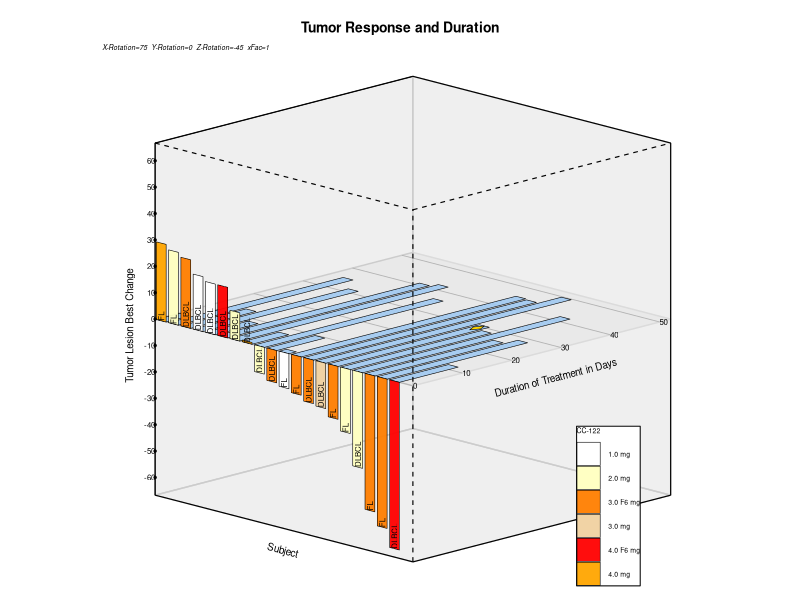
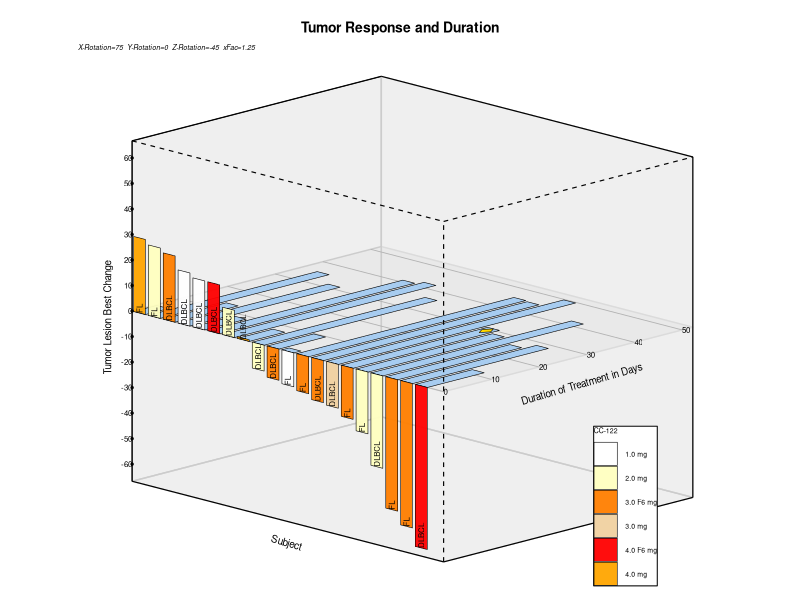
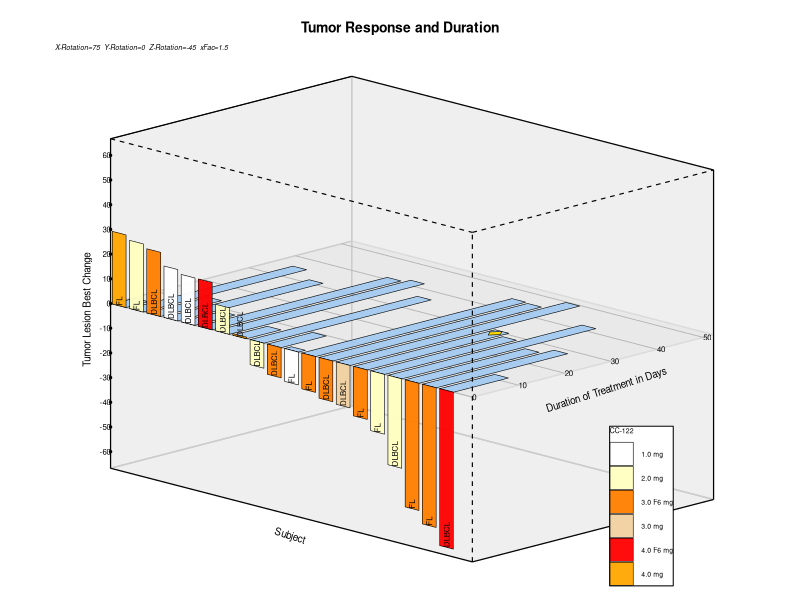

Reproduce these figures in R, in order.
out <- Sys.getenv("OUT_DIR")
if (out == "" || is.na(out)) out <- getwd()
if (!dir.exists(out)) dir.create(out, recursive = TRUE)

library(dplyr)
library(tidyr)
library(ggplot2)

# ---- SAS RANUNI emulation (Fishman-Moore, modulus 2^31-1, multiplier 397204094) ----
mod_mult <- function(a, b, m) {
  # modular multiplication without overflow (a,b < m < 2^31)
  res <- 0
  a <- a %% m
  while (b > 0) {
    if (b %% 2 == 1) res <- (res + a) %% m
    a <- (a * 2) %% m
    b <- floor(b / 2)
  }
  res
}
sas_ranuni_stream <- function(seed0, n) {
  mod <- 2147483647
  mult <- 397204094
  seed <- seed0
  vals <- numeric(n)
  for (i in seq_len(n)) {
    seed <- mod_mult(seed, mult, mod)
    vals[i] <- seed / mod
  }
  vals
}

# ---- Generate tumor data exactly as SAS data step ----
# SAS code:
# do i=1 to 20;
#   Response=100*(ranuni(3)-0.7);
#   Duration=50*ranuni(3);
#   Dropped=.;
#   if ranuni(3) > 0.8 then Dropped=duration-5;
#   Drug=floor(6*ranuni(3));
#   if ranuni(3) > 0.7 then Code='FL'; else Code='DLBCL';
#   codeloc=ifn(response > 0, 0, response);
#   baseline=20+180*(ranuni(2));
#   output;
# end;

n_subj <- 20
u3 <- sas_ranuni_stream(3, n_subj * 5)  # 5 calls per iteration to seed 3
u2 <- sas_ranuni_stream(2, n_subj)      # 1 call per iteration to seed 2

tumor <- tibble(i = 1:n_subj)
# map u3 sequentially: for each i, indices 5*(i-1)+1 .. 5*i
idx <- function(i, k) (i - 1) * 5 + k
tumor <- tumor %>%
  mutate(
    Response = 100 * (u3[idx(i, 1)] - 0.7),
    Duration = 50 * u3[idx(i, 2)],
    Dropped = ifelse(u3[idx(i, 3)] > 0.8, Duration - 5, NA_real_),
    Drug = floor(6 * u3[idx(i, 4)]),
    Code = ifelse(u3[idx(i, 5)] > 0.7, "FL", "DLBCL"),
    codeloc = ifelse(Response > 0, 0, Response),
    baseline = 20 + 180 * u2[i]
  )

# format Drug res. 0='1.0 mg' ... 5='4.0 F6 mg'
drug_labels <- c("1.0 mg","2.0 mg","3.0 mg","4.0 mg","3.0 F6 mg","4.0 F6 mg")
tumor <- tumor %>%
  mutate(DrugLabel = factor(drug_labels[Drug + 1], levels = drug_labels))

# Sort by descending Response (SAS proc sort)
tumor <- tumor %>% arrange(desc(Response))
tumorsorted <- tumor %>% mutate(j = row_number())

# Attribute map for Resp groups
attrmap_resp <- tibble(
  value = drug_labels,
  fillcolor = c("white","#ffffc0","#f0d0a0","orange","#ff7f00","red")
)

# Helper: matrix multiplication (SAS call mult)
mat_mult <- function(A, B) A %*% B

# Function to build Wall_Axes
build_wall_axes <- function(xFac) {
  dx <- xFac
  tibble(
    id = c("X1-Axis","X3-Axis","X4-Axis","Y2-Axis","Y3-Axis","Y4-Axis","Z1-Axis","Z2-Axis","Z4-Axis",
           rep("Back",4), rep("Right",4), rep("Bottom",4), rep("Center",4)),
    wgroup = c("D","L","D","D","D","L","D","L","D", rep("D",16)),
    xw = c(-dx, -dx, -dx, -dx,  dx,  dx, -dx,  dx,  dx,
           -dx, -dx, -dx, -dx,
           -dx,  dx,  dx, -dx,
           -dx,  dx,  dx, -dx,
           -dx,  dx,  dx, -dx),
    yw = c(-1, -1,  1, -1, -1, -1, -1, -1,  1,
           -1,  1,  1, -1,
            1,  1,  1,  1,
           -1, -1,  1,  1,
           -1, -1,  1,  1),
    zw = c(-1,  1,  1,  1, -1,  1, -1, -1, -1,
           -1, -1,  1,  1,
           -1, -1,  1,  1,
           -1, -1, -1, -1,
            0,  0,  0,  0),
    xw2 = c( dx,  dx,  dx, -dx,  dx,  dx, -dx,  dx,  dx, rep(NA_real_,16)),
    yw2 = c(-1, -1,  1,  1,  1,  1, -1, -1,  1, rep(NA_real_,16)),
    zw2 = c(-1,  1,  1,  1, -1,  1,  1,  1,  1, rep(NA_real_,16)),
    xl = c(0, NA, NA, NA, dx+0.1, NA, -dx, NA, NA, rep(NA_real_,16)),
    yl = c(-1, NA, NA, NA, 0, NA, -1.2, NA, NA, rep(NA_real_,16)),
    zl = c(-1.1, NA, NA, NA, -0.1, NA, 0, NA, NA, rep(NA_real_,16)),
    label = c(1, NA, NA, NA, 2, NA, 3, NA, NA, rep(NA_real_,16))
  )
}

# Function to project walls/axes
project_walls <- function(wall_axes, Tilt, Rotate) {
  A <- Tilt; B <- 0; C <- Rotate
  fac <- pi/180
  Ar <- A*fac; Br <- B*fac; Cr <- C*fac
  r <- 1; t <- 1; f <- 1; n <- -1
  m <- matrix(0,4,4)
  m[1,1] <- 1/r; m[2,2] <- 1/t; m[3,3] <- -2/(f-n); m[3,4] <- -(f+n)/(f-n); m[4,4] <- 1
  rx <- matrix(0,4,4)
  rx[1,1]<-1; rx[2,2]<-cos(Ar); rx[2,3]<- -sin(Ar); rx[3,2]<-sin(Ar); rx[3,3]<-cos(Ar); rx[4,4]<-1
  ry <- matrix(0,4,4)
  ry[1,1]<-cos(Br); ry[1,3]<-sin(Br); ry[2,2]<-1; ry[3,1]<- -sin(Br); ry[3,3]<-cos(Br); ry[4,4]<-1
  rz <- matrix(0,4,4)
  rz[1,1]<-cos(Cr); rz[1,2]<- -sin(Cr); rz[2,1]<-sin(Cr); rz[2,2]<-cos(Cr); rz[3,3]<-1; rz[4,4]<-1
  u <- mat_mult(rz, m)
  v <- mat_mult(ry, u)
  w <- mat_mult(rx, v)

  # transform each row
  out <- wall_axes
  # helper to transform point
  transform_point <- function(x,y,z) {
    if (is.na(x) || is.na(y) || is.na(z)) return(c(NA,NA,NA))
    d <- matrix(c(x,y,z,1), nrow=4)
    p <- mat_mult(w, d)
    c(p[1,1], p[2,1], p[3,1])
  }
  nroww <- nrow(out)
  xw_n <- yw_n <- zw_n <- numeric(nroww)
  xw2_n <- yw2_n <- zw2_n <- numeric(nroww)
  xl_n <- yl_n <- zl_n <- numeric(nroww)
  for (k in seq_len(nroww)) {
    pp <- transform_point(out$xw[k], out$yw[k], out$zw[k])
    xw_n[k] <- pp[1]; yw_n[k] <- pp[2]; zw_n[k] <- pp[3]
    pp2 <- transform_point(out$xw2[k], out$yw2[k], out$zw2[k])
    xw2_n[k] <- pp2[1]; yw2_n[k] <- pp2[2]; zw2_n[k] <- pp2[3]
    pp3 <- transform_point(out$xl[k], out$yl[k], out$zl[k])
    xl_n[k] <- pp3[1]; yl_n[k] <- pp3[2]; zl_n[k] <- pp3[3]
  }
  out$xw <- xw_n; out$yw <- yw_n; out$zw <- zw_n
  out$xw2 <- xw2_n; out$yw2 <- yw2_n; out$zw2 <- zw2_n
  out$xl <- xl_n; out$yl <- yl_n; out$zl <- zl_n

  # set axis labels
  out$lbx <- ifelse(!is.na(out$label) & out$label==1, "Subject", NA_character_)
  out$lby <- ifelse(!is.na(out$label) & out$label==2, "Duration of Treatment in Days", NA_character_)
  out$lbz <- ifelse(!is.na(out$label) & out$label==3, "Tumor Lesion Best Change", NA_character_)
  out
}

# Function to build polygons (SAS data polygons)
build_polygons <- function(data_sorted, xFac) {
  durfac <- 1.05; resfac <- 1.05
  dx <- xFac
  DurMin <- min(data_sorted$Duration, na.rm=TRUE)
  DurMax <- max(data_sorted$Duration, na.rm=TRUE)
  ResMin <- min(data_sorted$Response, na.rm=TRUE)
  ResMax <- max(data_sorted$Response, na.rm=TRUE)
  aResMax <- resfac * max(abs(ResMax), abs(ResMin))
  aDurMax <- durfac * max(abs(DurMax), abs(DurMin))

  rows <- list()
  pid <- 0
  n <- nrow(data_sorted)
  for (idx in seq_len(n)) {
    i <- idx - 1  # SAS i = _n_-1
    dur <- data_sorted$Duration[idx]
    resp <- data_sorted$Response[idx]
    dropped <- data_sorted$Dropped[idx]
    code <- data_sorted$Code[idx]
    grp <- data_sorted$DrugLabel[idx]

    # Duration bars in z=0 plane
    pid <- pid + 1
    z <- 0
    # 4 points
    x1 <- dx*(i-0.5-0.4); y1 <- 0
    x2 <- x1; y2 <- dur
    x3 <- dx*(i-0.5+0.4); y3 <- y2
    x4 <- x3; y4 <- 0
    rows[[length(rows)+1]] <- tibble(pid=pid, type="Duration", x=c(x1,x2,x3,x4), y=c(y1,y2,y3,y4), z=z, Code=code, DrugLabel=grp, Lid=NA_real_, yTickVal=NA_real_, zTickVal=NA_real_)
    # Response bars in y=0 plane
    pid <- pid + 1
    y <- 0
    x1r <- dx*(i-0.5-0.4); z1 <- 0
    x2r <- x1r; z2 <- resp
    x3r <- dx*(i-0.5+0.4); z3 <- z2
    x4r <- x3r; z4 <- 0
    rows[[length(rows)+1]] <- tibble(pid=pid, type="Response", x=c(x1r,x2r,x3r,x4r), y=y, z=c(z1,z2,z3,z4), Code=code, DrugLabel=grp, Lid=NA_real_, yTickVal=NA_real_, zTickVal=NA_real_)
    # Dropped diamond
    if (!is.na(dropped) && dropped) {
      pid <- pid + 1
      z <- 0
      xd1 <- dx*(i-0.5-0.3); yd1 <- dur - 0.03*DurMax
      xd2 <- dx*(i-0.5);     yd2 <- dur
      xd3 <- dx*(i-0.5+0.3); yd3 <- dur - 0.03*DurMax
      xd4 <- dx*(i-0.5);     yd4 <- dur - 0.06*DurMax
      rows[[length(rows)+1]] <- tibble(pid=pid, type="Dropped", x=c(xd1,xd2,xd3,xd4), y=c(yd1,yd2,yd3,yd4), z=z, Code=code, DrugLabel=grp, Lid=NA_real_, yTickVal=NA_real_, zTickVal=NA_real_)
    }
    # Code location
    rows[[length(rows)+1]] <- tibble(pid=NA_real_, type="Code", x=dx*(i-0.5), y=0, z=ifelse(resp < 0, resp, 0), Code=code, DrugLabel=grp, Lid=NA_real_, yTickVal=NA_real_, zTickVal=NA_real_)
  }
  xMax <- dx*(n)
  # two more polygons to set aspect (last iteration)
  # Response aspect
  pid <- pid + 1
  rows[[length(rows)+1]] <- tibble(pid=pid, type="Response", x=c(-dx,-dx), y=0, z=c(-aResMax, aResMax), Code=NA_character_, DrugLabel=NA_character_, Lid=NA_real_, yTickVal=NA_real_, zTickVal=NA_real_)
  pid <- pid + 1
  rows[[length(rows)+1]] <- tibble(pid=pid, type="Duration", x=c(-dx,-dx), y=c(0, aDurMax), z=aResMax, Code=NA_character_, DrugLabel=NA_character_, Lid=NA_real_, yTickVal=NA_real_, zTickVal=NA_real_)
  # Y-Axis grid
  Lid <- 1
  for (yy in seq(0, aDurMax, by=10)) {
    rows[[length(rows)+1]] <- tibble(pid=NA_real_, type="Y-Axis", x=c(-dx, xMax), y=yy, z=0, Code=NA_character_, DrugLabel=NA_character_, Lid=Lid, yTickVal=NA_real_, zTickVal=NA_real_)
    Lid <- Lid + 1
  }
  # Y-Values
  for (yy in seq(0, aDurMax, by=10)) {
    rows[[length(rows)+1]] <- tibble(pid=NA_real_, type="Y-Values", x=xMax, y=yy, z=0, Code=NA_character_, DrugLabel=NA_character_, Lid=NA_real_, yTickVal=yy, zTickVal=NA_real_)
  }
  # Z-Values
  for (zz in seq(-10, -aResMax, by=-10)) {
    rows[[length(rows)+1]] <- tibble(pid=NA_real_, type="Z-Values", x=dx*(-1), y=0, z=zz, Code=NA_character_, DrugLabel=NA_character_, Lid=NA_real_, yTickVal=NA_real_, zTickVal=zz)
  }
  for (zz in seq(0, aResMax, by=10)) {
    rows[[length(rows)+1]] <- tibble(pid=NA_real_, type="Z-Values", x=dx*(-1), y=0, z=zz, Code=NA_character_, DrugLabel=NA_character_, Lid=NA_real_, yTickVal=NA_real_, zTickVal=zz)
  }
  polygons <- bind_rows(rows)
  # store aResMax/aDurMax/xMax for later
  attr(polygons, "aResMax") <- aResMax
  attr(polygons, "aDurMax") <- aDurMax
  attr(polygons, "xMax") <- xMax
  polygons
}

# Normalize to -1 to +1
normalize_polygons <- function(polygons, xFac) {
  xmin <- min(polygons$x, na.rm=TRUE); xmax <- max(polygons$x, na.rm=TRUE)
  ymin <- min(polygons$y, na.rm=TRUE); ymax <- max(polygons$y, na.rm=TRUE)
  zmin <- min(polygons$z, na.rm=TRUE); zmax <- max(polygons$z, na.rm=TRUE)
  xrange <- xmax - xmin; yrange <- ymax - ymin; zrange <- zmax - zmin
  polygons %>%
    mutate(
      x = 2*xFac*(x - xmin)/xrange - xFac,
      y = 2*(y - ymin)/yrange - 1,
      z = 2*(z - zmin)/zrange - 1
    ) %>%
    mutate(xmin=xmin, xmax=xmax, ymin=ymin, ymax=ymax, zmin=zmin, zmax=zmax)
}

# Project data
project_data <- function(normalized, Tilt, Rotate) {
  A <- Tilt; B <- 0; C <- Rotate
  fac <- pi/180; Ar <- A*fac; Br <- B*fac; Cr <- C*fac
  r<-1; t<-1; f<-1; n<- -1
  m <- matrix(0,4,4); m[1,1]<-1/r; m[2,2]<-1/t; m[3,3]<- -2/(f-n); m[3,4]<- -(f+n)/(f-n); m[4,4]<-1
  rx <- matrix(0,4,4); rx[1,1]<-1; rx[2,2]<-cos(Ar); rx[2,3]<- -sin(Ar); rx[3,2]<-sin(Ar); rx[3,3]<-cos(Ar); rx[4,4]<-1
  ry <- matrix(0,4,4); ry[1,1]<-cos(Br); ry[1,3]<-sin(Br); ry[2,2]<-1; ry[3,1]<- -sin(Br); ry[3,3]<-cos(Br); ry[4,4]<-1
  rz <- matrix(0,4,4); rz[1,1]<-cos(Cr); rz[1,2]<- -sin(Cr); rz[2,1]<-sin(Cr); rz[2,2]<-cos(Cr); rz[3,3]<-1; rz[4,4]<-1
  u <- mat_mult(rz,m); v <- mat_mult(ry,u); w <- mat_mult(rx,v)
  transform <- function(x,y,z) {
    d <- matrix(c(x,y,z,1), nrow=4)
    p <- mat_mult(w,d)
    c(p[1,1], p[2,1], p[3,1])
  }
  # apply row-wise
  proj <- normalized
  # initialize projected columns
  proj$xd <- NA_real_; proj$yd <- NA_real_; proj$zd <- NA_real_
  proj$xr <- NA_real_; proj$yr <- NA_real_; proj$zr <- NA_real_
  proj$xc <- NA_real_; proj$yc <- NA_real_; proj$zc <- NA_real_
  proj$xcode <- NA_real_; proj$ycode <- NA_real_; proj$zcode <- NA_real_
  proj$xAy <- NA_real_; proj$yAy <- NA_real_; proj$zAy <- NA_real_
  proj$xYv <- NA_real_; proj$yYv <- NA_real_; proj$zYv <- NA_real_
  proj$xZv <- NA_real_; proj$yZv <- NA_real_; proj$zZv <- NA_real_

  for (k in seq_len(nrow(proj))) {
    pp <- transform(proj$x[k], proj$y[k], proj$z[k])
    tp <- proj$type[k]
    if (tp=="Duration") { proj$xd[k]<-pp[1]; proj$yd[k]<-pp[2]; proj$zd[k]<-pp[3] }
    else if (tp=="Response") { proj$xr[k]<-pp[1]; proj$yr[k]<-pp[2]; proj$zr[k]<-pp[3] }
    else if (tp=="Dropped") { proj$xc[k]<-pp[1]; proj$yc[k]<-pp[2]; proj$zc[k]<-pp[3] }
    else if (tp=="Code") { proj$xcode[k]<-pp[1]; proj$ycode[k]<-pp[2]; proj$zcode[k]<-pp[3] }
    else if (tp=="Y-Axis") { proj$xAy[k]<-pp[1]; proj$yAy[k]<-pp[2]; proj$zAy[k]<-pp[3] }
    else if (tp=="Y-Values") { proj$xYv[k]<-pp[1]; proj$yYv[k]<-pp[2]; proj$zYv[k]<-pp[3] }
    else if (tp=="Z-Values") { proj$xZv[k]<-pp[1]; proj$yZv[k]<-pp[2]; proj$zZv[k]<-pp[3] }
  }
  proj
}

# Plotting function for one xFac
plot_waterfall <- function(xFac, Tilt=75, Rotate=-45, title="Tumor Response and Duration") {
  wall_axes <- build_wall_axes(xFac)
  pw <- project_walls(wall_axes, Tilt, Rotate)

  # compute axis label rotations (SAS _null_ step)
  fac <- sqrt(xFac)
  # X1-Axis
  x1 <- pw %>% filter(id=="X1-Axis")
  dx <- x1$xw2 - x1$xw
  if (abs(dx) > 0.001) xaxisRot <- fac*180*atan((x1$yw2 - x1$yw)/dx)/pi else xaxisRot <- 90
  y3 <- pw %>% filter(id=="Y3-Axis")
  dx2 <- y3$xw2 - y3$xw
  if (abs(dx2) > 0.001) yaxisRot <- fac*180*atan((y3$yw2 - y3$yw)/dx2)/pi else yaxisRot <- 90

  polygons <- build_polygons(tumorsorted, xFac)
  normalized <- normalize_polygons(polygons, xFac)
  projected <- project_data(normalized, Tilt, Rotate)

  # Prepare data frames for ggplot
  # Walls: polygon id=id x=xw y=yw
  walls_df <- pw %>% filter(id %in% c("Back","Right","Bottom","Center")) %>%
    select(id, x=xw, y=yw)

  # Duration bars
  dur_df <- projected %>% filter(type=="Duration", !is.na(xd)) %>% select(pid, x=xd, y=yd, DrugLabel)
  # Response bars
  resp_df <- projected %>% filter(type=="Response", !is.na(xr)) %>% select(pid, x=xr, y=yr, DrugLabel)
  # Dropped
  drop_df <- projected %>% filter(type=="Dropped", !is.na(xc)) %>% select(pid, x=xc, y=yc)
  # Y-Axis grid lines
  yaxis_df <- projected %>% filter(type=="Y-Axis", !is.na(xAy)) %>% select(Lid, x=xAy, y=yAy)
  # Axis lines (vectors)
  axes_df <- pw %>% filter(grepl("Axis", id)) %>% select(id, wgroup, x=xw, y=yw, xend=xw2, yend=yw2)
  # Axis labels
  label_df <- pw %>% filter(!is.na(lbx) | !is.na(lby) | !is.na(lbz)) %>%
    mutate(label_text = coalesce(lbx, lby, lbz)) %>% select(x=xl, y=yl, label_text, label)
  # Y tick values
  ytick_df <- projected %>% filter(type=="Y-Values", !is.na(xYv)) %>% select(x=xYv, y=yYv, yTickVal)
  # Z tick values
  ztick_df <- projected %>% filter(type=="Z-Values", !is.na(xZv)) %>% select(x=xZv, y=yZv, zTickVal)
  # Code labels
  code_df <- projected %>% filter(type=="Code", !is.na(xcode)) %>% select(x=xcode, y=ycode, Code)

  # Colors
  resp_colors <- setNames(attrmap_resp$fillcolor, attrmap_resp$value)
  # Ensure white is visible with border
  # Build plot
  p <- ggplot() +
    # walls
    geom_polygon(data=walls_df, aes(x=x, y=y, group=id), fill="grey90", colour="grey80", alpha=0.6) +
    # Y grid lines
    geom_line(data=yaxis_df, aes(x=x, y=y, group=Lid), colour="grey70", linewidth=0.3) +
    # Duration bars (light blue)
    geom_polygon(data=dur_df, aes(x=x, y=y, group=pid), fill="#a0c8f0", colour="black", linewidth=0.2, alpha=0.9) +
    # Response bars colored by Drug
    geom_polygon(data=resp_df, aes(x=x, y=y, group=pid, fill=DrugLabel), colour="black", linewidth=0.2, alpha=0.95) +
    scale_fill_manual(values=resp_colors, name="CC-122", na.translate=FALSE) +
    # Dropped diamonds
    geom_polygon(data=drop_df, aes(x=x, y=y, group=pid), fill="gold", colour="black", linewidth=0.2) +
    # Axis lines
    geom_segment(data=axes_df, aes(x=x, y=y, xend=xend, yend=yend, linetype=wgroup), colour="black", linewidth=0.4, show.legend=FALSE) +
    scale_linetype_manual(values=c(D="solid", L="dashed")) +
    # Y tick values
    geom_text(data=ytick_df, aes(x=x, y=y, label=yTickVal), size=2, hjust=0, vjust=0.5) +
    # Z tick values
    geom_text(data=ztick_df, aes(x=x, y=y, label=zTickVal), size=2, hjust=1, vjust=0.5) +
    geom_point(data=ztick_df, aes(x=x, y=y), size=0.5) +
    # Code labels rotated 90
    geom_text(data=code_df, aes(x=x, y=y, label=Code), size=2, angle=90, hjust=0, vjust=0.5) +
    # Axis labels
    geom_text(data=label_df %>% filter(label==1), aes(x=x, y=y, label=label_text), size=2.5, angle=xaxisRot, hjust=0.5, vjust=1) +
    geom_text(data=label_df %>% filter(label==2), aes(x=x, y=y, label=label_text), size=2.5, angle=yaxisRot, hjust=0.5, vjust=1) +
    geom_text(data=label_df %>% filter(label==3), aes(x=x, y=y, label=label_text), size=2.5, angle=90, hjust=0.5) +
    labs(title=title, subtitle=paste0("X-Rotation=",Tilt,"  Y-Rotation=0  Z-Rotation=",Rotate,"  xFac=",xFac)) +
    theme_void() +
    theme(plot.title=element_text(size=10, hjust=0.5, face="bold"),
          plot.subtitle=element_text(size=5, hjust=0, face="italic"),
          legend.position=c(0.85,0.15), legend.background=element_rect(fill="white", colour="black"),
          legend.title=element_text(size=5), legend.text=element_text(size=5),
          plot.margin=margin(10,10,10,10)) +
    coord_equal()

  list(plot=p, projected=projected, walls=pw, polygons=polygons, xaxisRot=xaxisRot, yaxisRot=yaxisRot)
}

# Generate three figures
for (xf in c(1.0, 1.25, 1.5)) {
  res <- plot_waterfall(xFac=xf, Tilt=75, Rotate=-45, title="Tumor Response and Duration")
  suffix <- sprintf("%03d", as.integer(xf*100))
  # e.g. 100,125,150
  png_name <- paste0("waterfall_xf_", suffix, ".png")
  csv_name <- paste0("waterfall_xf_", suffix, ".csv")
  ggsave(file.path(out, png_name), plot=res$plot, width=4, height=4, units="in", dpi=300)
  # CSV of plotted data: projected coordinates plus original tumor sorted
  # Combine projected data with tumor info for traceability
  write.csv(res$projected, file.path(out, csv_name), row.names=FALSE, na="")
  # Also write tumor sorted for reference
  # Ensure at least one CSV per figure exists (already done)
}

# Also write tumor data as listing/table equivalent
write.csv(tumorsorted, file.path(out, "tumorsorted.csv"), row.names=FALSE, na="")
# Write a text summary
txt <- capture.output({
  cat("Tumor data (sorted by descending Response)\n")
  print(tumorsorted)
})
writeLines(txt, file.path(out, "tumorsorted.txt"))
